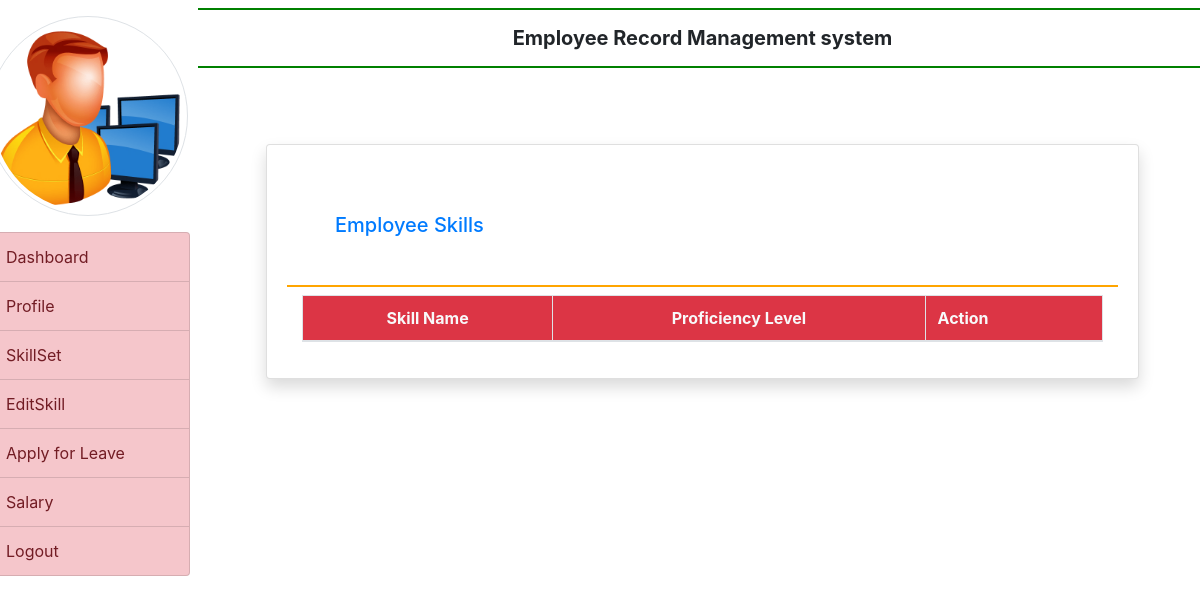
/skill_list/, run on an earlier commit of the app's database.
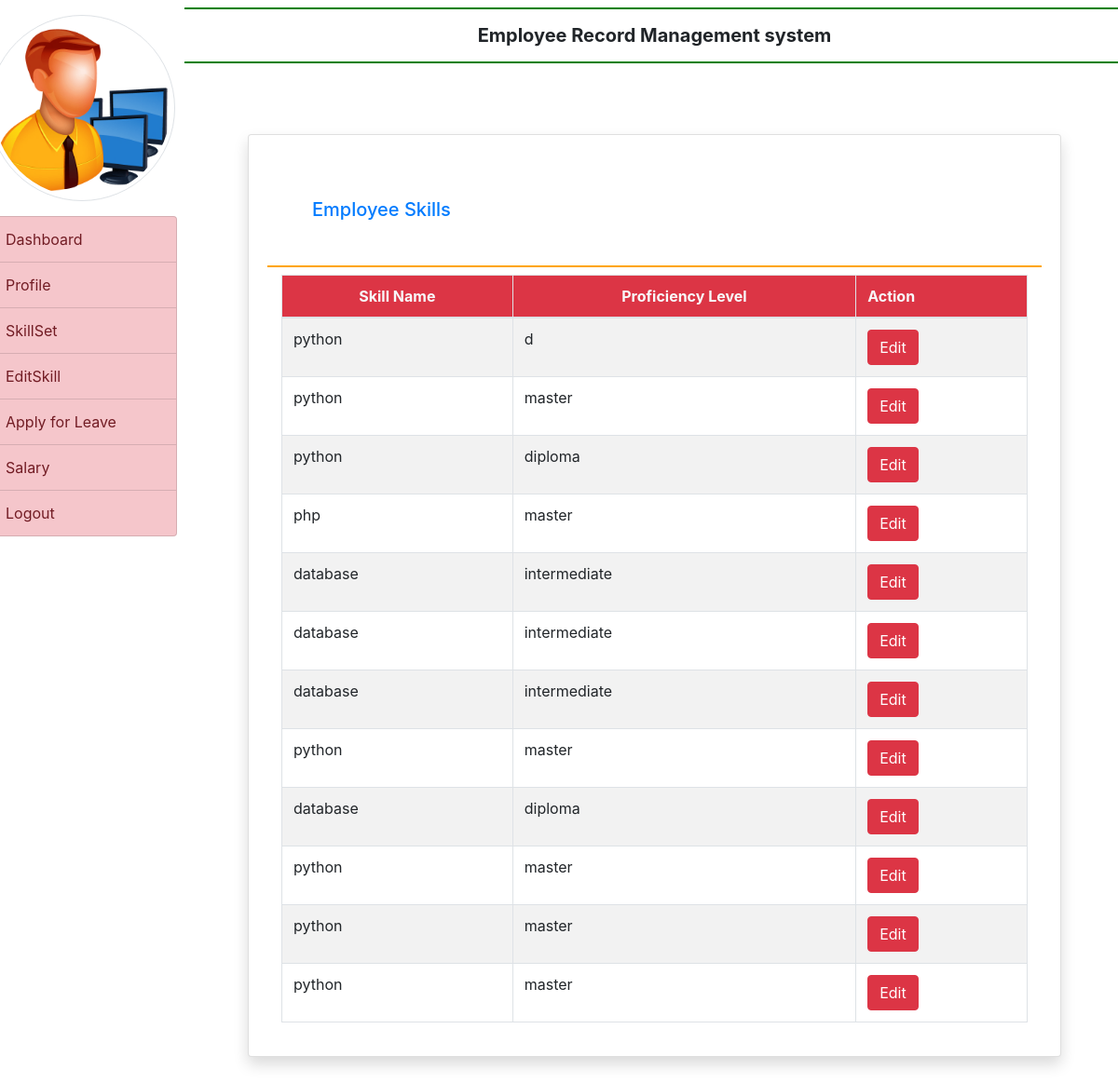
And on a later commit of the database.
### employe/models.py (models this page shows, shortened)
class SkillSet(models.Model):
    id = models.AutoField(primary_key=True,null=False)
    skill_name = models.CharField(max_length=100,null=False)
    proficiency_level = models.CharField(max_length=50,null=False)  # You can change this to whatever type you prefer

### employe/views.py (the view)
# urls.py: path('skill_list/',skill_list,name='skill_list'),
def skill_list(request):
    skills = SkillSet.objects.all()
    return render(request, 'skill_list.html', {'skills': skills})

### employe/templates/skill_list.html
{% extends 'emp_base.html' %}
{% block main %}
<div class="card shadow m-5">
    <div class="card-body">
        <h5 class="p-5 text-primary" style="border-bottom: 2px solid orange">Employee Skills</h5>
        <div class="container-fluid">
            <div class="table-responsive">
                <table class="table table-striped table-bordered table-hover" id="example">
                    <thead class="bg-danger text-light">
                        <tr>
                            <th class="text-center">Skill Name</th>
                            <th class="text-center">Proficiency Level</th>
                            <th>Action</th>
                        </tr>
                    </thead>
                    <tbody>
                        {% for skill in skills %}
                        <tr>
                            <td>{{ skill.skill_name }}</td>
                            <td>{{ skill.proficiency_level }}</td>
                            <td>
                                <a href="{% url 'edit_skill' skill.id %}" class="btn btn-danger md-sm">Edit</a>
                            </td>
                        </tr>
                        {% endfor %}
                    </tbody>
                </table>
            </div>
        </div>
    </div>
</div>
{% endblock %}

### employe/templates/emp_base.html (shortened to what this page needs)
{% load static %}
<html>
<head>
  <link rel="stylesheet" href="https://cdn.jsdelivr.net/npm/bootstrap@4.6.2/dist/css/bootstrap.min.css">
  <link rel="stylesheet" href="{% static 'css/mystyle.css' %}">
<link rel="stylesheet" href="https://use.fontawesome.com/releases/v5.7.0/css/all.css">
</head>
<body>
<div class-="container_fluid">
  <div class="row">
    <div class="col-sm-2 p-0">
      <center><img src="{% static 'images/admin.png' %}" width="200" height="200" class="img-thumbnail rounded-circle my-3"></center>
      <div class="list-group">
        <a href="" class="list-group-item list-group-item-danger list-group-item-action">Dashboard</a>
        <a href="{% url 'profile' %}" class="list-group-item list-group-item-danger list-group-item-action">Profile</a>
        <a href="{%url 'skill' %}" class="list-group-item list-group-item-danger list-group-item-action">SkillSet</a>
        <a href="{%url 'skill_list' %}" class="list-group-item list-group-item-danger list-group-item-action">EditSkill</a>
        <a href="{% url 'leave' %}" class="list-group-item list-group-item-danger list-group-item-action">Apply for Leave</a>
        <a href="" class="list-group-item list-group-item-danger list-group-item-action">Salary</a>
        <a href="{% url 'logout' %}" class="list-group-item list-group-item-danger list-group-item-action">Logout</a>
      </div>
    </div>
    <div class="col-sm-10 p-0">
      <div class="container-fluid p-2">
        <h5 class="text-center p-3 font-weight-bold" style="border-bottom : 2px solid green ; border-top : 2px solid green">Employee Record Management system </h5>
        <div class="card-shadow" style="min-height : 89vh">
          <div class="card-body">
            {% block main %}
              {% endblock %}
          </div>
        </div>
      </div>
    </div>
  </div>
</div>
</body>
</html>

### employe/templates/emp_base.html (style rules this page uses)
.list-group-item { padding:5x !important; }

What changed in the data, as far as the page shows it:
added SkillSet: skill_name "python", proficiency_level "d"
added SkillSet: skill_name "python", proficiency_level "master"
added SkillSet: skill_name "python", proficiency_level "diploma"
added SkillSet: skill_name "php", proficiency_level "master"
added SkillSet: skill_name "database", proficiency_level "intermediate"
added SkillSet: skill_name "database", proficiency_level "intermediate"
added SkillSet: skill_name "database", proficiency_level "intermediate"
added SkillSet: skill_name "python", proficiency_level "master"
added SkillSet: skill_name "database", proficiency_level "diploma"
added SkillSet: skill_name "python", proficiency_level "master"
added SkillSet: skill_name "python", proficiency_level "master"
added SkillSet: skill_name "python", proficiency_level "master"
